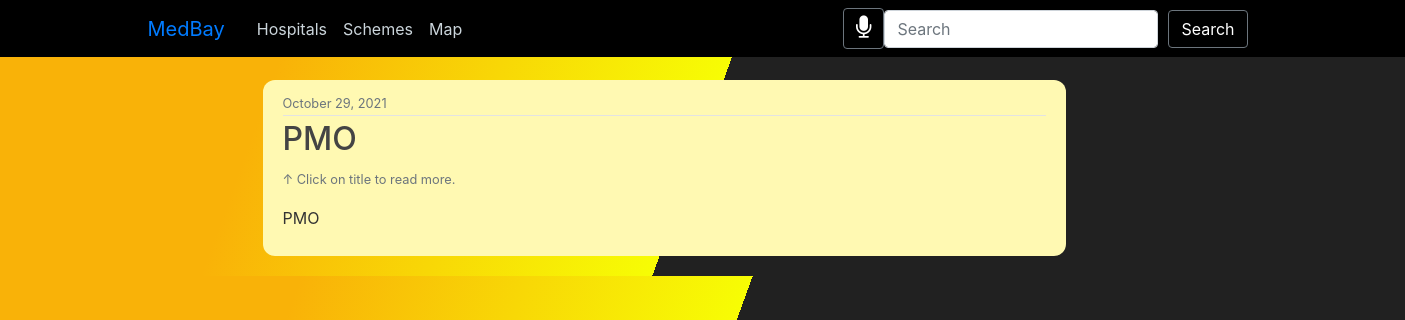
Page /schemes/ on the earlier database version.
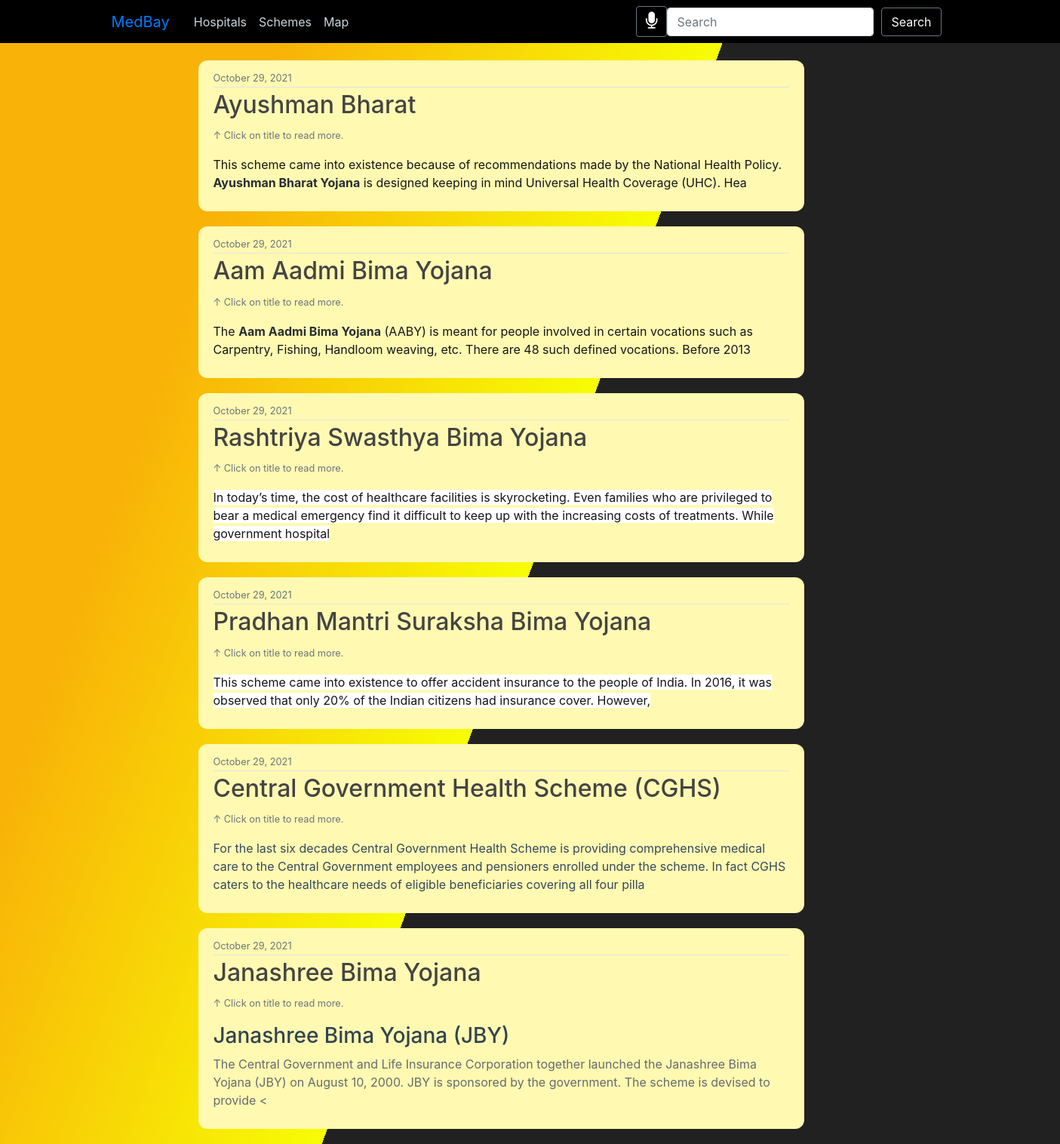
Same page on the later database version.
### main/models.py (models this page shows, shortened)
class Scheme(models.Model):
    title = title = models.CharField(max_length=100)
    image = models.ImageField(null=True,blank=True,upload_to='MedBay/media')
    content = RichTextField(blank=True,null=True)
    date_posted = models.DateTimeField(default=timezone.now)

### main/views.py (the view)
# urls.py: path("schemes/", views.schemes, name="schemes"),
def schemes(request):
    context = {"schemes": Scheme.objects.all()}
    return render(request, "main/schemes.html", context)

### main/templates/main/schemes.html (shortened to what this page needs)
{%extends "main/base.html" %}
{% block content%}
    {% for scheme in schemes%}
        <article class="media content-section" style="background: #FFF9B2; border-radius: 12px;">
            <div class="media-body">
            <div class="article-metadata">
                <small class="text-muted">{{ scheme.date_posted|date:"F d, Y" }}</small>
            </div>
            <h2>
                <a class="article-title" href="{% url 'scheme-detail' scheme.id %}"
                >{{ scheme.title }}</a></h2><small class="text-muted">&uarr; Click on title to read more.</small>
            <p class="article-content">{{ scheme.content| slice:300 | safe }}</p>
            </div>
        </article>
    {% endfor %}
{% endblock%}

Differences in the rows shown:
changed Scheme: title "PMO" → "Ayushman Bharat"; content "PMO" → "This scheme came into existence because of recommendations made by the National Health Policy. Ayushman Bharat Yojana is designed keeping in mind Universal Health Coverage (UHC). Hea"
added Scheme: date_posted "October 29, 2021", title "Aam Aadmi Bima Yojana", content "The Aam Aadmi Bima Yojana (AABY) is meant for people involved in certain vocations such as Carpentry, Fishing, Handloom weaving, etc. There are 48 such defined vocations. Before 2013"
added Scheme: date_posted "October 29, 2021", title "Rashtriya Swasthya Bima Yojana", content "In today’s time, the cost of healthcare facilities is skyrocketing. Even families who are privileged to bear a medical emergency find it difficult to keep up with the increasing costs of treatments. While government hospital"
added Scheme: date_posted "October 29, 2021", title "Pradhan Mantri Suraksha Bima Yojana", content "This scheme came into existence to offer accident insurance to the people of India. In 2016, it was observed that only 20% of the Indian citizens had insurance cover. However,"
added Scheme: date_posted "October 29, 2021", title "Central Government Health Scheme (CGHS)", content "For the last six decades Central Government Health Scheme is providing comprehensive medical care to the Central Government employees and pensioners enrolled under the scheme. In fact CGHS caters to the healthcare needs of eligible beneficiaries covering all four pilla"
added Scheme: date_posted "October 29, 2021", title "Janashree Bima Yojana", content "Janashree Bima Yojana (JBY) The Central Government and Life Insurance Corporation together launched the Janashree Bima Yojana (JBY) on August 10, 2000. JBY is sponsored by the government. The scheme is devised to provide <"
